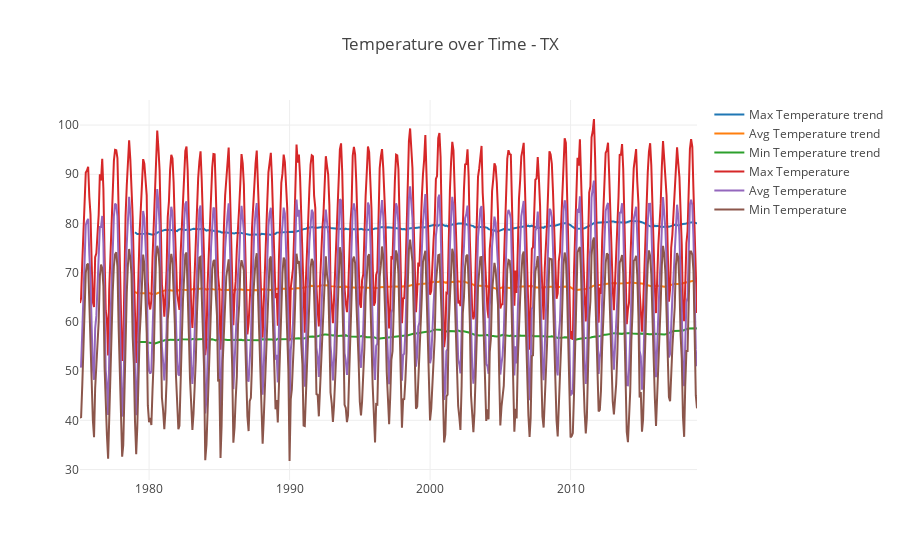

The notebook cell this image was saved under:
### Markdown cell above
#### Temperature Trend

The chart below shows temperature trend for Texas since 1975.

The chart shows fluctuations in the trend in Texas temperatures. Closely examining the trend lines shows that the Max, Avg, and Min temperatures fluctuated over the years with an upward trend.

&#9757;

### Code cell
traceTempMaxRoll = go.Line(x=Climate_Data_State.index, y=Climate_Data_State.TempMAX.rolling(48).mean(),name='Max Temperature trend')
traceTempAvgRoll = go.Line(x=Climate_Data_State.index, y=Climate_Data_State.TempAVG.rolling(48).mean(),name='Avg Temperature trend')
traceTempMinRoll = go.Line(x=Climate_Data_State.index, y=Climate_Data_State.TempMIN.rolling(48).mean(),name='Min Temperature trend')
traceTempMax = go.Line(x=Climate_Data_State.index, y=Climate_Data_State.TempMAX,name='Max Temperature')
traceTempAvg = go.Line(x=Climate_Data_State.index, y=Climate_Data_State.TempAVG,name='Avg Temperature')
traceTempMin = go.Line(x=Climate_Data_State.index, y=Climate_Data_State.TempMIN,name='Min Temperature')
layoutTempDate = go.Layout(title='Temperature over Time - ' + Current_State ,showlegend=True)
figTempDate = go.Figure(data=[traceTempMaxRoll,traceTempAvgRoll,traceTempMinRoll,traceTempMax,traceTempAvg,traceTempMin],layout=layoutTempDate)
plotly.offline.iplot(figTempDate)

### Figure 1 — Plotly figure (JSON) as saved in the notebook; plotly's stock layout.template omitted (floating-point values rounded to 4 significant figures; data arrays with more than 128 entries replaced by an {"elided": "..."} marker saying what was removed)
{"data": [{"name": "Max Temperature trend", "type": "scatter", "uid": "92f24819-aedd-48f3-8392-2e1f72b5d686", "x": {"elided": "528 str values"}, "y": {"elided": "528 float values"}}, {"name": "Avg Temperature trend", "type": "scatter", "uid": "3c17d1a6-9076-4660-8430-7941eea86130", "x": {"elided": "528 str values"}, "y": {"elided": "528 float values"}}, {"name": "Min Temperature trend", "type": "scatter", "uid": "cddbb7b0-8b08-4991-8a4f-12d763133c72", "x": {"elided": "528 str values"}, "y": {"elided": "528 float values"}}, {"name": "Max Temperature", "type": "scatter", "uid": "76384a30-2531-4992-858e-c311872ba901", "x": {"elided": "528 str values"}, "y": {"elided": "528 float values"}}, {"name": "Avg Temperature", "type": "scatter", "uid": "be75faaf-de53-45c8-85fb-32ddde2eb993", "x": {"elided": "528 str values"}, "y": {"elided": "528 float values"}}, {"name": "Min Temperature", "type": "scatter", "uid": "336f99cf-9afa-4627-9f9f-0f88d10f01c9", "x": {"elided": "528 str values"}, "y": {"elided": "528 float values"}}], "layout": {"showlegend": true, "title": "Temperature over Time - TX"}}
